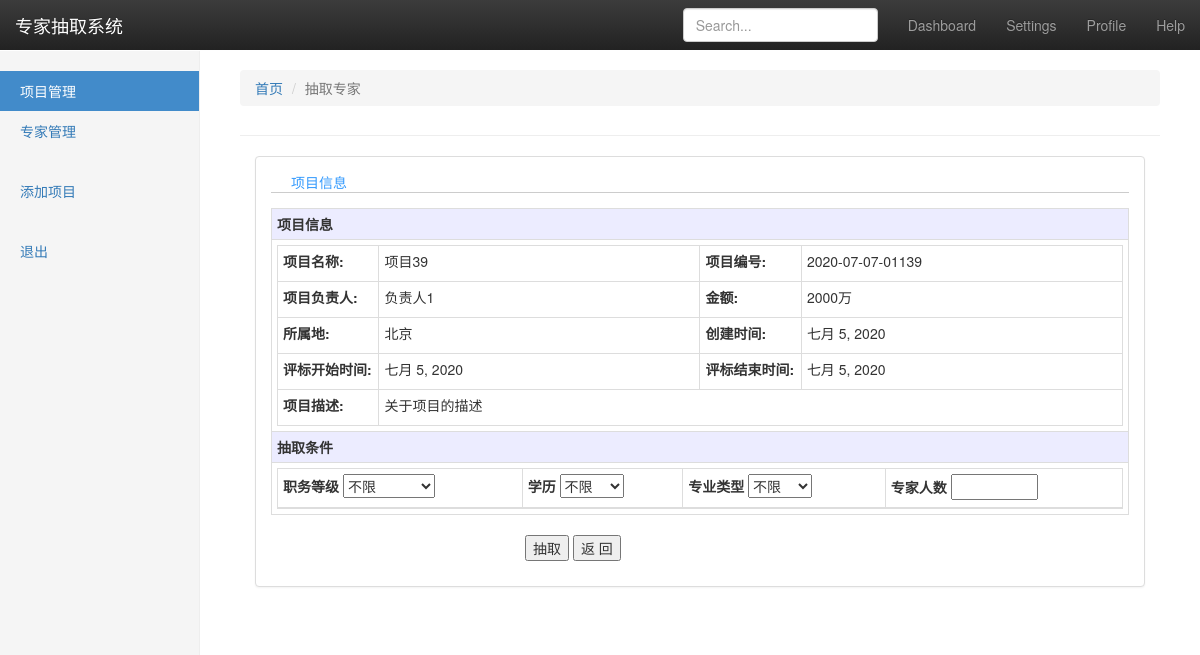
Screenshot of /program/selectExperts/39 (signed in) with the database file from the repository.
### program/models.py (models this page shows, shortened)
class Program(models.Model):
    id = models.AutoField(primary_key=True)
    visible = models.BooleanField(default=True)
    seq = models.CharField(max_length=100, null=False, verbose_name="项目编号")
    name = models.CharField(max_length=500, verbose_name="项目名称", null=False)
    desp = models.CharField(max_length=1000, verbose_name="项目描述", null=True)
    responser = models.CharField(max_length=100, verbose_name="项目负责人", null=False)
    location = models.CharField(max_length=100, verbose_name="所属地", null=True)
    money = models.CharField(max_length=100, null=True,verbose_name="招标金额")
    program_date = models.DateField(verbose_name="创建时间")
    start_date = models.DateField(verbose_name="评标开始时间")
    end_date = models.DateField(verbose_name="评标截止时间")
    class Meta:
        verbose_name = '项目'
        verbose_name_plural = verbose_name

### program/views.py (the view, shortened to what this page needs)
# urls.py: path('selectExperts/<int:id>', views.program_select_experts, name='selectExperts'),
@login_required()
def program_select_experts(request, id):
    user = User.objects.get(username=request.user.username)
    if user.username != "admin":
        return HttpResponse("您不是管理员，你没有权限抽取专家")
    program = Program.objects.get(id=id)
    if request.method == 'GET':
        return render(request, 'select_expert_template.html', {"program": program})

### template/select_expert_template.html (shortened to what this page needs)
<!DOCTYPE html>
<html lang="zh-CN">
<head>
  <link rel="stylesheet" href="https://cdn.jsdelivr.net/npm/bootstrap@3.3.7/dist/css/bootstrap.min.css"
>
  <link rel="stylesheet" href="https://cdn.jsdelivr.net/npm/bootstrap@3.3.7/dist/css/bootstrap-theme.min.css"
>
</head>
<body>
  <nav class="navbar navbar-inverse navbar-fixed-top">
    <div class="container-fluid">
      <div class="navbar-header">
        <a class="navbar-brand" href="#">专家抽取系统</a>
      </div>
      <div id="navbar" class="navbar-collapse collapse">
        <ul class="nav navbar-nav navbar-right">
          <li><a href="#">Dashboard</a></li>
          <li><a href="#">Settings</a></li>
          <li><a href="#">Profile</a></li>
          <li><a href="#">Help</a></li>
        </ul>
        <form class="navbar-form navbar-right">
          <input type="text" class="form-control" placeholder="Search...">
        </form>
      </div>
    </div>
  </nav>
  <div class="container-fluid">
    <div class="row">
      <div class="col-sm-3 col-md-2 sidebar">
        <ul class="nav nav-sidebar">
          <li class="active"><a href="{% url 'index' %}">项目管理<span class="sr-only">(current)</span></a></li>
          <li><a href="{% url 'list' %}">专家管理</a></li>
        </ul>
        <ul class="nav nav-sidebar">
          <li><a href="{% url 'addProgram' %}">添加项目</a></li>
        </ul>
		<ul class="nav nav-sidebar">
			<li><a href="{% url 'login' %}">退出</a></li>
        </ul>
      </div>
      <div class="col-sm-9 col-sm-offset-3 col-md-10 col-md-offset-2 main">
        <div class="page-header">
          <ol class="breadcrumb">
            <li><a href="/program/list">首页 </a></li>
            <li class="active">抽取专家</li>
          </ol>
        </div>
        <div class="col-md-12">
          <div class="panel panel-default">
            <div class="panel-body table-responsive">
              <div
                style="border-bottom:1px solid #ccc; margin-bottom:15px; color:#3299fd; background-repeat:no-repeat; padding-left:20px; background-position: bottom left;">
                项目信息</div>
              <form id="inputForm" class="form-horizontal" action="" method="post">
                <table class="table table-bordered table-condensed">
                  <tr>
                    <td style="background-color:#ECECFF;">
                      <b>项目信息</b>
                    </td>
                  </tr>
                  <tr>
                    <td>
                      <table class="table table-bordered table-condensed" style="margin-bottom: 0px;">
                        <tr>
                          <td style="width:12%">
                            <label class="tab_control_label">项目名称: </label>
                          </td>
                          <td style="width:38%">
                            {{program.name}}
                          </td>
                          <td style="width:12%"><label class="tab_control_label">项目编号: </label></td>
                          <td style="width:38%">
                            {{program.seq}}
                          </td>
                        </tr>
                        <tr>
                          <td>
                            <label class="tab_control_label">项目负责人: </label>
                          </td>
                          <td>
                            {{program.responser}}
                          </td>
                          <td><label class="tab_control_label">金额: </label></td>
                          <td>
                            {{program.money}}
                          </td>
                        </tr>
                        <tr>
                          <td><label class="tab_control_label">所属地: </label></td>
                          <td>
                            {{program.location}}
                          </td>
                          <td><label class="tab_control_label">创建时间: </label></td>
                          <td>
                            {{program.program_date}}
                          </td>
                        </tr>
                        <tr>
                          <td><label class="tab_control_label">评标开始时间: </label></td>
                          <td>
                            {{program.start_date}}
                          </td>
                          <td><label class="tab_control_label">评标结束时间: </label></td>
                          <td>
                            {{program.end_date}}
                          </td>
                        </tr>
                        <tr>
                          <td><label class="tab_control_label">项目描述: </label></td>
                          <td colspan="3">
                            {{program.desp}}
                          </td>
                        </tr>
                      </table>
                    </td>
                  </tr>
                  <tr>
                    <td style="background-color:#ECECFF;">
                      <b>抽取条件</b>
                    </td>
                  </tr>
                  <tr id="xmbds" style="display:;">
                    <td>
                      <table class="table table-bordered table-condensed" style="margin-bottom: 0px;">
                        <thead>
                          <tr class="table-head-tr-huise">
                            <td>
                              <label for="country">职务等级</label>
                              <select name="level" class="custom-select d-block w-100"
                                id="{{expert_form.level.id_for_label}}" required="">
                                <option value="all">不限</option>
                              </select>
                            </td>
                            <td>
                              <label for="country">学历</label>
                              <select name="degree" class="custom-select d-block w-100"
                                id="{{expert_form.degree.id_for_label}}" required="">
                                <option value="all">不限</option>
                            </td>
                            <td>
                              <label for="country">专业类型</label>
                              <select name="program_type" class="custom-select d-block w-100" id="state" required="">
                                <option value="all">不限</option>
                              </select>
                            </td>
                            <td>
                              <label>专家人数</label>
                                <input id="number" name="number" required="" value="{{number}}" size="8"
                                  onkeyup="if(this.value.length==1){this.value=this.value.replace(/[^1-9]/g,'')}else{this.value=this.value.replace(/\D/g,'')}"
                                  onafterpaste="if(this.value.length==1){this.value=this.value.replace(/[^1-9]/g,'')}else{this.value=this.value.replace(/\D/g,'')}">
                            </td>
                          </tr>
                        </thead>
                      </table>
                    </td>
                  </tr>
                </table>
                <div style="width:350px; display:block; margin:10px auto;">
                  <button type="submit" class="btn-blu-btn">抽取</button>
                  <button type="button" class="btn-cancel" onclick="history.go(-1)">返 回</button>
                </div>
              </form>
            </div>
          </div>
        </div>
      </div>
    </div>
  </div>
</body>
</html>

### template/select_expert_template.html (style rules this page uses)
body { padding-top: 50px; }
.navbar-fixed-top { border: 0; }
.sidebar { display: none; }
@media (min-width: 768px) { .sidebar { position: fixed; top: 51px; bottom: 0; left: 0; z-index: 1000; display: block; padding: 20px; overflow-x: hidden; overflow-y: auto; background-color: #f5f5f5; border-right: 1px solid #eee; } }
.nav-sidebar { margin-right: -21px; margin-bottom: 20px; margin-left: -20px; }
.nav-sidebar>li>a { padding-right: 20px; padding-left: 20px; }
.nav-sidebar>.active>a, .nav-sidebar>.active>a:hover, .nav-sidebar>.active>a:focus { color: #fff; background-color: #428bca; }
.main { padding: 20px; }
@media (min-width: 768px) { .main { padding-right: 40px; padding-left: 40px; } }
.main .page-header { margin-top: 0; }

### rows the page displays
Program: name "项目39", seq "2020-07-07-01139", responser "负责人1", money "2000万", location "北京", program_date "七月 5, 2020", start_date "七月 5, 2020", end_date "七月 5, 2020", desp "关于项目的描述"
